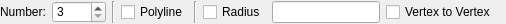
<?xml version="1.0" encoding="UTF-8"?>
<ui version="4.0">
 <class>Ui_LinePolygonOptions</class>
 <widget class="QWidget" name="Ui_LinePolygonOptions">
  <property name="geometry">
   <rect>
    <x>0</x>
    <y>0</y>
    <width>506</width>
    <height>24</height>
   </rect>
  </property>
  <property name="sizePolicy">
   <sizepolicy hsizetype="Maximum" vsizetype="Preferred">
    <horstretch>0</horstretch>
    <verstretch>0</verstretch>
   </sizepolicy>
  </property>
  <property name="minimumSize">
   <size>
    <width>0</width>
    <height>22</height>
   </size>
  </property>
  <property name="maximumSize">
   <size>
    <width>16777215</width>
    <height>24</height>
   </size>
  </property>
  <property name="windowTitle">
   <string>Polygon Options</string>
  </property>
  <layout class="QGridLayout" name="gridLayout">
   <property name="leftMargin">
    <number>0</number>
   </property>
   <property name="topMargin">
    <number>1</number>
   </property>
   <property name="rightMargin">
    <number>0</number>
   </property>
   <property name="bottomMargin">
    <number>1</number>
   </property>
   <item row="1" column="0">
    <widget class="QLabel" name="lNumber">
     <property name="sizePolicy">
      <sizepolicy hsizetype="Preferred" vsizetype="Fixed">
       <horstretch>0</horstretch>
       <verstretch>0</verstretch>
      </sizepolicy>
     </property>
     <property name="text">
      <string>Number:</string>
     </property>
     <property name="wordWrap">
      <bool>false</bool>
     </property>
    </widget>
   </item>
   <item row="1" column="5">
    <widget class="QCheckBox" name="cbRadius">
     <property name="toolTip">
      <string>If checked, vertexes of polygon will be rounded. </string>
     </property>
     <property name="text">
      <string>Radius</string>
     </property>
    </widget>
   </item>
   <item row="1" column="8">
    <spacer name="horizontalSpacer">
     <property name="orientation">
      <enum>Qt::Horizontal</enum>
     </property>
     <property name="sizeHint" stdset="0">
      <size>
       <width>0</width>
       <height>20</height>
      </size>
     </property>
    </spacer>
   </item>
   <item row="1" column="4">
    <widget class="Line" name="line">
     <property name="orientation">
      <enum>Qt::Vertical</enum>
     </property>
    </widget>
   </item>
   <item row="1" column="2">
    <widget class="Line" name="line_2">
     <property name="orientation">
      <enum>Qt::Vertical</enum>
     </property>
    </widget>
   </item>
   <item row="1" column="3">
    <widget class="QCheckBox" name="cbPolyline">
     <property name="toolTip">
      <string>If selected, singel polyline will be created for polygon shape. Otherwise, the set of lines will be created.</string>
     </property>
     <property name="text">
      <string>Polyline</string>
     </property>
    </widget>
   </item>
   <item row="1" column="1">
    <widget class="QSpinBox" name="sbNumber">
     <property name="toolTip">
      <string>Number of edges</string>
     </property>
     <property name="minimum">
      <number>3</number>
     </property>
     <property name="maximum">
      <number>9999</number>
     </property>
    </widget>
   </item>
   <item row="1" column="6">
    <widget class="QLineEdit" name="leRadius">
     <property name="toolTip">
      <string>Rounding radius for vertex bevel.</string>
     </property>
    </widget>
   </item>
   <item row="1" column="7">
    <widget class="QCheckBox" name="cbVertexToVertex">
     <property name="toolTip">
      <string>If selected, reference points are for vertexes of polygon. Otherwise, they are for middle point of edges. </string>
     </property>
     <property name="text">
      <string>Vertex to Vertex</string>
     </property>
    </widget>
   </item>
  </layout>
 </widget>
 <layoutdefault spacing="6" margin="11"/>
 <resources/>
 <connections/>
 <slots>
  <slot>updateNumber(int)</slot>
 </slots>
</ui>
